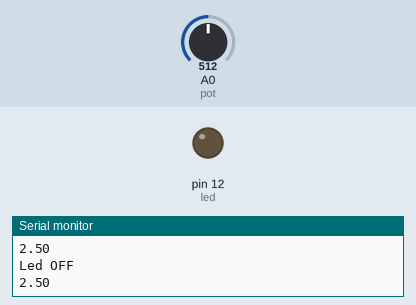
A sketch run on a simulated Arduino Uno, built with avr-gcc and run on an emulated ATmega328P. On the bench: output pins drawn as LEDs (lit = HIGH), the last lines printed to the serial monitor. The test bench sets the inputs (shaded band); at power-on: A0 (pot) = 512.

Above: at 1.2 s.
1.3 s: A0 (pot) set to 547
At 2.5 s:
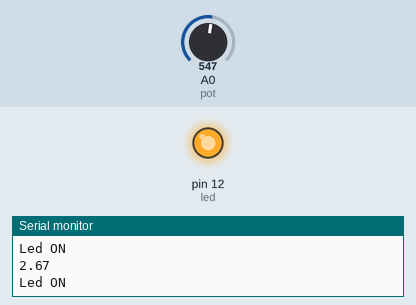
2.8 s: A0 (pot) set to 511
At 3.9 s:
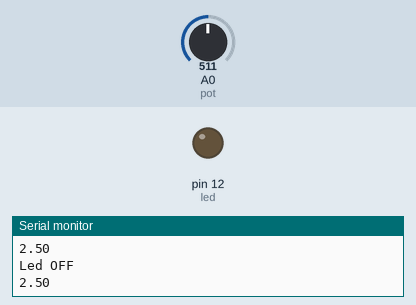
Timing chart, 0 to 5.8 s (numbered marks = the images above; inputs shaded):
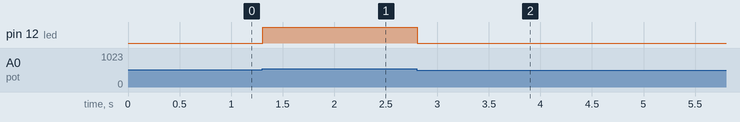

Measured:
- the behaviour switches between 531 and 532 on A0 (pot) (found by bisection; images 0 and 1)
- after the input at 1.3 s, pin 12 (led): LOW → HIGH at once
- after the input at 2.8 s, pin 12 (led): HIGH → LOW at once

The sketch:

code.ino
```cpp
// 13-potentiometer-led-threshold

int led = 12;
int pot = A0;


void setup()
{
  pinMode(led, OUTPUT);
  Serial.begin(9600);
}

void loop()
{
 int potValue = analogRead(pot);
 float voltage = (potValue * 5.0)/ 1023.0;

  if( voltage >= 2.6){
    digitalWrite(led, HIGH);
    Serial.println("Led ON");
    Serial.println(voltage);
  }else{
	digitalWrite(led, LOW);
  	Serial.println("Led OFF");
  	Serial.println(voltage);
  }

  }
```
